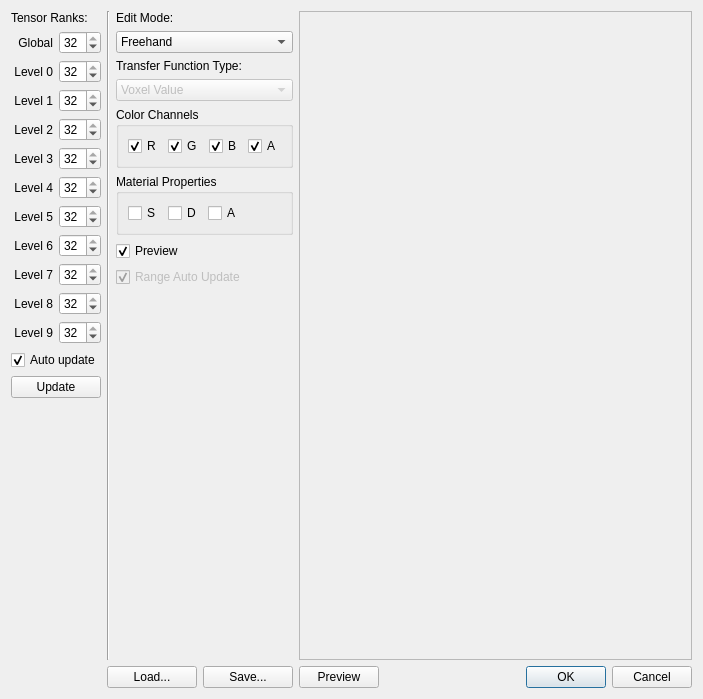
<?xml version="1.0" encoding="UTF-8"?>
<ui version="4.0">
 <class>TransferFunctionEditor</class>
 <widget class="QDialog" name="TransferFunctionEditor">
  <property name="enabled">
   <bool>true</bool>
  </property>
  <property name="geometry">
   <rect>
    <x>0</x>
    <y>0</y>
    <width>703</width>
    <height>699</height>
   </rect>
  </property>
  <property name="windowTitle">
   <string>Transfer Function Editor</string>
  </property>
  <layout class="QGridLayout" name="gridLayout_">
   <item row="5" column="4">
    <widget class="QPushButton" name="previewButton_">
     <property name="text">
      <string>Preview</string>
     </property>
    </widget>
   </item>
   <item row="5" column="5">
    <widget class="QDialogButtonBox" name="buttonBox_">
     <property name="orientation">
      <enum>Qt::Horizontal</enum>
     </property>
     <property name="standardButtons">
      <set>QDialogButtonBox::Cancel|QDialogButtonBox::Ok</set>
     </property>
    </widget>
   </item>
   <item row="5" column="3">
    <layout class="QHBoxLayout" name="horizontalLayout5_">
     <item>
      <widget class="QPushButton" name="loadButton_">
       <property name="text">
        <string>Load...</string>
       </property>
      </widget>
     </item>
     <item>
      <widget class="QPushButton" name="saveButton_">
       <property name="text">
        <string>Save...</string>
       </property>
      </widget>
     </item>
    </layout>
   </item>
   <item row="0" column="3" rowspan="2">
    <layout class="QHBoxLayout" name="horizontalLayout_">
     <item>
      <widget class="Line" name="line">
       <property name="orientation">
        <enum>Qt::Vertical</enum>
       </property>
      </widget>
     </item>
     <item>
      <layout class="QVBoxLayout" name="verticalLayout_">
       <item>
        <widget class="QLabel" name="editModeLabel_">
         <property name="text">
          <string>Edit Mode:</string>
         </property>
         <property name="buddy">
          <cstring>graphComboBox_</cstring>
         </property>
        </widget>
       </item>
       <item>
        <widget class="QComboBox" name="graphComboBox_">
         <item>
          <property name="text">
           <string>Freehand</string>
          </property>
         </item>
         <item>
          <property name="text">
           <string>Ramp</string>
          </property>
         </item>
         <item>
          <property name="text">
           <string>Gauss</string>
          </property>
         </item>
         <item>
          <property name="text">
           <string>Double Gauss</string>
          </property>
         </item>
         <item>
          <property name="text">
           <string>Ramp Gauss</string>
          </property>
         </item>
        </widget>
       </item>
       <item>
        <widget class="QLabel" name="label">
         <property name="text">
          <string>Transfer Function Type:</string>
         </property>
         <property name="buddy">
          <cstring>transferFunctionTypeComboBox_</cstring>
         </property>
        </widget>
       </item>
       <item>
        <widget class="QComboBox" name="transferFunctionTypeComboBox_">
         <property name="enabled">
          <bool>false</bool>
         </property>
         <item>
          <property name="text">
           <string>Voxel Value</string>
          </property>
         </item>
         <item>
          <property name="text">
           <string>Derivative</string>
          </property>
         </item>
        </widget>
       </item>
       <item>
        <widget class="QGroupBox" name="colorGroupBox_">
         <property name="title">
          <string>Color Channels</string>
         </property>
         <layout class="QVBoxLayout" name="verticalLayout2_">
          <item>
           <layout class="QHBoxLayout" name="horizontalLayout3_">
            <item>
             <widget class="QCheckBox" name="checkBoxR_">
              <property name="enabled">
               <bool>true</bool>
              </property>
              <property name="text">
               <string>R</string>
              </property>
              <property name="checked">
               <bool>true</bool>
              </property>
             </widget>
            </item>
            <item>
             <widget class="QCheckBox" name="checkBoxG_">
              <property name="text">
               <string>G</string>
              </property>
              <property name="checked">
               <bool>true</bool>
              </property>
             </widget>
            </item>
            <item>
             <widget class="QCheckBox" name="checkBoxB_">
              <property name="text">
               <string>B</string>
              </property>
              <property name="checked">
               <bool>true</bool>
              </property>
             </widget>
            </item>
            <item>
             <widget class="QCheckBox" name="checkBoxA_">
              <property name="text">
               <string>A</string>
              </property>
              <property name="checked">
               <bool>true</bool>
              </property>
             </widget>
            </item>
           </layout>
          </item>
         </layout>
        </widget>
       </item>
       <item>
        <widget class="QGroupBox" name="materialGroupBox_">
         <property name="title">
          <string>Material Properties</string>
         </property>
         <layout class="QVBoxLayout" name="verticalLayout3_">
          <item>
           <layout class="QHBoxLayout" name="horizontalLayout4_">
            <item>
             <widget class="QCheckBox" name="checkBoxS_">
              <property name="text">
               <string>S</string>
              </property>
             </widget>
            </item>
            <item>
             <widget class="QCheckBox" name="checkBoxD_">
              <property name="text">
               <string>D</string>
              </property>
             </widget>
            </item>
            <item>
             <widget class="QCheckBox" name="checkBoxAm_">
              <property name="text">
               <string>A</string>
              </property>
             </widget>
            </item>
            <item>
             <spacer name="horizontalSpacer_">
              <property name="orientation">
               <enum>Qt::Horizontal</enum>
              </property>
              <property name="sizeType">
               <enum>QSizePolicy::Minimum</enum>
              </property>
              <property name="sizeHint" stdset="0">
               <size>
                <width>40</width>
                <height>20</height>
               </size>
              </property>
             </spacer>
            </item>
           </layout>
          </item>
         </layout>
        </widget>
       </item>
       <item>
        <widget class="QCheckBox" name="previewCheckBox_">
         <property name="text">
          <string>Preview</string>
         </property>
         <property name="checked">
          <bool>true</bool>
         </property>
        </widget>
       </item>
       <item>
        <widget class="QCheckBox" name="rangeAutoUpdateCheckBox_">
         <property name="enabled">
          <bool>false</bool>
         </property>
         <property name="text">
          <string>Range Auto Update</string>
         </property>
         <property name="checked">
          <bool>true</bool>
         </property>
        </widget>
       </item>
       <item>
        <spacer name="verticalSpacer_">
         <property name="orientation">
          <enum>Qt::Vertical</enum>
         </property>
         <property name="sizeHint" stdset="0">
          <size>
           <width>20</width>
           <height>40</height>
          </size>
         </property>
        </spacer>
       </item>
      </layout>
     </item>
    </layout>
   </item>
   <item row="0" column="0">
    <layout class="QVBoxLayout" name="verticalLayout" stretch="0,0,0,0,0,0,0">
     <item>
      <widget class="QLabel" name="label_13">
       <property name="text">
        <string>Tensor Ranks:</string>
       </property>
      </widget>
     </item>
     <item>
      <layout class="QHBoxLayout" name="horizontalLayout"/>
     </item>
     <item>
      <layout class="QHBoxLayout" name="horizontalLayout_4">
       <item>
        <widget class="QLabel" name="label_14">
         <property name="text">
          <string>Global</string>
         </property>
         <property name="alignment">
          <set>Qt::AlignRight|Qt::AlignTrailing|Qt::AlignVCenter</set>
         </property>
        </widget>
       </item>
       <item>
        <widget class="QSpinBox" name="spinBoxRankGlobal_">
         <property name="minimum">
          <number>2</number>
         </property>
         <property name="maximum">
          <number>32</number>
         </property>
         <property name="value">
          <number>32</number>
         </property>
        </widget>
       </item>
      </layout>
     </item>
     <item>
      <layout class="QGridLayout" name="gridLayoutTensor_">
       <property name="leftMargin">
        <number>0</number>
       </property>
       <item row="3" column="0">
        <widget class="QLabel" name="label_6">
         <property name="text">
          <string> Level 3</string>
         </property>
         <property name="alignment">
          <set>Qt::AlignRight|Qt::AlignTrailing|Qt::AlignVCenter</set>
         </property>
        </widget>
       </item>
       <item row="8" column="1">
        <widget class="QSpinBox" name="spinBoxRank8_">
         <property name="minimum">
          <number>2</number>
         </property>
         <property name="maximum">
          <number>32</number>
         </property>
         <property name="value">
          <number>32</number>
         </property>
        </widget>
       </item>
       <item row="2" column="0">
        <widget class="QLabel" name="label_5">
         <property name="text">
          <string> Level 2</string>
         </property>
         <property name="alignment">
          <set>Qt::AlignRight|Qt::AlignTrailing|Qt::AlignVCenter</set>
         </property>
        </widget>
       </item>
       <item row="7" column="1">
        <widget class="QSpinBox" name="spinBoxRank7_">
         <property name="minimum">
          <number>2</number>
         </property>
         <property name="maximum">
          <number>32</number>
         </property>
         <property name="value">
          <number>32</number>
         </property>
        </widget>
       </item>
       <item row="1" column="1">
        <widget class="QSpinBox" name="spinBoxRank1_">
         <property name="minimum">
          <number>2</number>
         </property>
         <property name="maximum">
          <number>32</number>
         </property>
         <property name="value">
          <number>32</number>
         </property>
        </widget>
       </item>
       <item row="3" column="1">
        <widget class="QSpinBox" name="spinBoxRank3_">
         <property name="minimum">
          <number>2</number>
         </property>
         <property name="maximum">
          <number>32</number>
         </property>
         <property name="value">
          <number>32</number>
         </property>
        </widget>
       </item>
       <item row="1" column="0">
        <widget class="QLabel" name="label_4">
         <property name="text">
          <string> Level 1</string>
         </property>
         <property name="alignment">
          <set>Qt::AlignRight|Qt::AlignTrailing|Qt::AlignVCenter</set>
         </property>
        </widget>
       </item>
       <item row="6" column="1">
        <widget class="QSpinBox" name="spinBoxRank6_">
         <property name="minimum">
          <number>2</number>
         </property>
         <property name="maximum">
          <number>32</number>
         </property>
         <property name="value">
          <number>32</number>
         </property>
        </widget>
       </item>
       <item row="4" column="1">
        <widget class="QSpinBox" name="spinBoxRank4_">
         <property name="minimum">
          <number>2</number>
         </property>
         <property name="maximum">
          <number>32</number>
         </property>
         <property name="value">
          <number>32</number>
         </property>
        </widget>
       </item>
       <item row="5" column="1">
        <widget class="QSpinBox" name="spinBoxRank5_">
         <property name="minimum">
          <number>2</number>
         </property>
         <property name="maximum">
          <number>32</number>
         </property>
         <property name="value">
          <number>32</number>
         </property>
        </widget>
       </item>
       <item row="9" column="1">
        <widget class="QSpinBox" name="spinBoxRank9_">
         <property name="minimum">
          <number>2</number>
         </property>
         <property name="maximum">
          <number>32</number>
         </property>
         <property name="value">
          <number>32</number>
         </property>
        </widget>
       </item>
       <item row="0" column="0">
        <widget class="QLabel" name="label_3">
         <property name="text">
          <string> Level 0</string>
         </property>
         <property name="alignment">
          <set>Qt::AlignRight|Qt::AlignTrailing|Qt::AlignVCenter</set>
         </property>
        </widget>
       </item>
       <item row="4" column="0">
        <widget class="QLabel" name="label_7">
         <property name="text">
          <string>Level 4</string>
         </property>
         <property name="alignment">
          <set>Qt::AlignRight|Qt::AlignTrailing|Qt::AlignVCenter</set>
         </property>
        </widget>
       </item>
       <item row="2" column="1">
        <widget class="QSpinBox" name="spinBoxRank2_">
         <property name="minimum">
          <number>2</number>
         </property>
         <property name="maximum">
          <number>32</number>
         </property>
         <property name="value">
          <number>32</number>
         </property>
        </widget>
       </item>
       <item row="6" column="0">
        <widget class="QLabel" name="label_9">
         <property name="text">
          <string>Level 6</string>
         </property>
         <property name="alignment">
          <set>Qt::AlignRight|Qt::AlignTrailing|Qt::AlignVCenter</set>
         </property>
        </widget>
       </item>
       <item row="9" column="0">
        <widget class="QLabel" name="label_12">
         <property name="text">
          <string>Level 9</string>
         </property>
         <property name="alignment">
          <set>Qt::AlignRight|Qt::AlignTrailing|Qt::AlignVCenter</set>
         </property>
        </widget>
       </item>
       <item row="7" column="0">
        <widget class="QLabel" name="label_10">
         <property name="text">
          <string>Level 7</string>
         </property>
         <property name="alignment">
          <set>Qt::AlignRight|Qt::AlignTrailing|Qt::AlignVCenter</set>
         </property>
        </widget>
       </item>
       <item row="8" column="0">
        <widget class="QLabel" name="label_11">
         <property name="text">
          <string>Level 8</string>
         </property>
         <property name="alignment">
          <set>Qt::AlignRight|Qt::AlignTrailing|Qt::AlignVCenter</set>
         </property>
        </widget>
       </item>
       <item row="5" column="0">
        <widget class="QLabel" name="label_8">
         <property name="text">
          <string>Level 5</string>
         </property>
         <property name="alignment">
          <set>Qt::AlignRight|Qt::AlignTrailing|Qt::AlignVCenter</set>
         </property>
        </widget>
       </item>
       <item row="0" column="1">
        <widget class="QSpinBox" name="spinBoxRank0_">
         <property name="minimum">
          <number>2</number>
         </property>
         <property name="maximum">
          <number>32</number>
         </property>
         <property name="value">
          <number>32</number>
         </property>
        </widget>
       </item>
      </layout>
     </item>
     <item>
      <widget class="QCheckBox" name="checkBoxTensorAutoUpdate_">
       <property name="text">
        <string>Auto update</string>
       </property>
       <property name="checked">
        <bool>true</bool>
       </property>
      </widget>
     </item>
     <item>
      <widget class="QPushButton" name="pushButtonTensorUpdate_">
       <property name="text">
        <string>Update</string>
       </property>
      </widget>
     </item>
     <item>
      <spacer name="verticalSpacer">
       <property name="orientation">
        <enum>Qt::Vertical</enum>
       </property>
       <property name="sizeHint" stdset="0">
        <size>
         <width>20</width>
         <height>10</height>
        </size>
       </property>
      </spacer>
     </item>
    </layout>
   </item>
   <item row="0" column="4" rowspan="2" colspan="2">
    <widget class="QFrame" name="frame_">
     <property name="sizePolicy">
      <sizepolicy hsizetype="Expanding" vsizetype="Expanding">
       <horstretch>0</horstretch>
       <verstretch>0</verstretch>
      </sizepolicy>
     </property>
     <property name="frameShape">
      <enum>QFrame::StyledPanel</enum>
     </property>
     <property name="frameShadow">
      <enum>QFrame::Sunken</enum>
     </property>
     <layout class="QGridLayout" name="gridLayout2_">
      <property name="margin">
       <number>0</number>
      </property>
     </layout>
    </widget>
   </item>
  </layout>
 </widget>
 <tabstops>
  <tabstop>graphComboBox_</tabstop>
  <tabstop>transferFunctionTypeComboBox_</tabstop>
  <tabstop>checkBoxR_</tabstop>
  <tabstop>checkBoxG_</tabstop>
  <tabstop>checkBoxB_</tabstop>
  <tabstop>checkBoxA_</tabstop>
  <tabstop>checkBoxS_</tabstop>
  <tabstop>checkBoxD_</tabstop>
  <tabstop>checkBoxAm_</tabstop>
  <tabstop>previewCheckBox_</tabstop>
  <tabstop>loadButton_</tabstop>
  <tabstop>saveButton_</tabstop>
  <tabstop>buttonBox_</tabstop>
 </tabstops>
 <resources/>
 <connections>
  <connection>
   <sender>buttonBox_</sender>
   <signal>accepted()</signal>
   <receiver>TransferFunctionEditor</receiver>
   <slot>accept()</slot>
   <hints>
    <hint type="sourcelabel">
     <x>394</x>
     <y>381</y>
    </hint>
    <hint type="destinationlabel">
     <x>299</x>
     <y>199</y>
    </hint>
   </hints>
  </connection>
  <connection>
   <sender>buttonBox_</sender>
   <signal>rejected()</signal>
   <receiver>TransferFunctionEditor</receiver>
   <slot>reject()</slot>
   <hints>
    <hint type="sourcelabel">
     <x>394</x>
     <y>381</y>
    </hint>
    <hint type="destinationlabel">
     <x>299</x>
     <y>199</y>
    </hint>
   </hints>
  </connection>
  <connection>
   <sender>previewCheckBox_</sender>
   <signal>toggled(bool)</signal>
   <receiver>TransferFunctionEditor</receiver>
   <slot>changePreview(bool)</slot>
   <hints>
    <hint type="sourcelabel">
     <x>108</x>
     <y>291</y>
    </hint>
    <hint type="destinationlabel">
     <x>299</x>
     <y>199</y>
    </hint>
   </hints>
  </connection>
  <connection>
   <sender>loadButton_</sender>
   <signal>clicked(bool)</signal>
   <receiver>TransferFunctionEditor</receiver>
   <slot>loadTransferFunction(bool)</slot>
   <hints>
    <hint type="sourcelabel">
     <x>48</x>
     <y>381</y>
    </hint>
    <hint type="destinationlabel">
     <x>299</x>
     <y>199</y>
    </hint>
   </hints>
  </connection>
  <connection>
   <sender>saveButton_</sender>
   <signal>clicked(bool)</signal>
   <receiver>TransferFunctionEditor</receiver>
   <slot>saveTransferFunction(bool)</slot>
   <hints>
    <hint type="sourcelabel">
     <x>140</x>
     <y>381</y>
    </hint>
    <hint type="destinationlabel">
     <x>299</x>
     <y>199</y>
    </hint>
   </hints>
  </connection>
  <connection>
   <sender>graphComboBox_</sender>
   <signal>currentIndexChanged(int)</signal>
   <receiver>TransferFunctionEditor</receiver>
   <slot>changeGraph(int)</slot>
   <hints>
    <hint type="sourcelabel">
     <x>116</x>
     <y>61</y>
    </hint>
    <hint type="destinationlabel">
     <x>299</x>
     <y>199</y>
    </hint>
   </hints>
  </connection>
  <connection>
   <sender>transferFunctionTypeComboBox_</sender>
   <signal>currentIndexChanged(int)</signal>
   <receiver>TransferFunctionEditor</receiver>
   <slot>changeTransferFunctionType(int)</slot>
   <hints>
    <hint type="sourcelabel">
     <x>103</x>
     <y>102</y>
    </hint>
    <hint type="destinationlabel">
     <x>299</x>
     <y>199</y>
    </hint>
   </hints>
  </connection>
  <connection>
   <sender>rangeAutoUpdateCheckBox_</sender>
   <signal>toggled(bool)</signal>
   <receiver>TransferFunctionEditor</receiver>
   <slot>changeRangeAutoUpdate(bool)</slot>
   <hints>
    <hint type="sourcelabel">
     <x>106</x>
     <y>300</y>
    </hint>
    <hint type="destinationlabel">
     <x>299</x>
     <y>199</y>
    </hint>
   </hints>
  </connection>
  <connection>
   <sender>previewButton_</sender>
   <signal>clicked()</signal>
   <receiver>TransferFunctionEditor</receiver>
   <slot>triggerMainWndUpdate()</slot>
   <hints>
    <hint type="sourcelabel">
     <x>253</x>
     <y>390</y>
    </hint>
    <hint type="destinationlabel">
     <x>299</x>
     <y>208</y>
    </hint>
   </hints>
  </connection>
 </connections>
 <slots>
  <slot>changePreview(bool)</slot>
  <slot>loadTransferFunction(bool)</slot>
  <slot>saveTransferFunction(bool)</slot>
  <slot>changeGraph(int)</slot>
  <slot>changeTransferFunctionType(int)</slot>
  <slot>changeRangeAutoUpdate(bool)</slot>
 </slots>
</ui>
